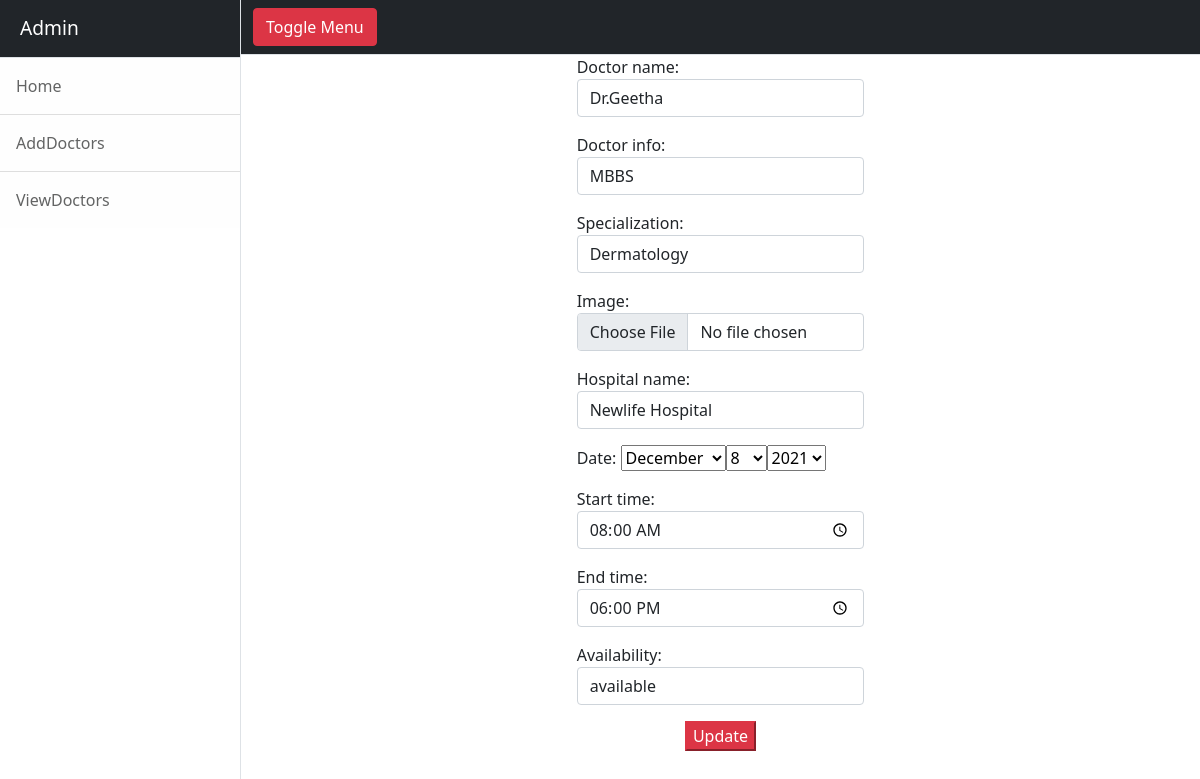
/doctor/doctors/change/1, run on the app's committed database.
### doctor/models.py (models this page shows)
class Doctors(models.Model):
    doctor_name=models.CharField(max_length=120)
    doctor_info=models.CharField(max_length=50)
    specialization=models.CharField(max_length=100)
    image=models.ImageField(upload_to="images")
    hospital_name=models.CharField(max_length=100)
    date=models.DateField()
    start_time=models.TimeField()
    end_time=models.TimeField()
    availability=models.CharField(max_length=50)

### doctor/views.py (the view, shortened to what this page needs)
# urls.py: path('doctors/change/<int:id>',views.doctor_update,name="changedoctors"),
def doctor_update(request,id):
    doctor=Doctors.objects.get(id=id)
    form=DoctorCreationForm(instance=doctor)
    context={}
    context["form"]=form
    return render(request,"doctor_edit.html",context)

### doctor/forms.py
class DoctorCreationForm(ModelForm):
    class Meta:
        model=Doctors
        fields="__all__"
        widgets={
            "doctor_name":forms.TextInput(attrs={"class":"form-control"}),
            "doctor_info": forms.TextInput(attrs={"class": "form-control"}),
            "specialization": forms.TextInput(attrs={"class": "form-control"}),
            "image": forms.FileInput(attrs={"class": "form-control"}),
            "hospital_name": forms.TextInput(attrs={"class": "form-control"}),
            "date": forms.SelectDateWidget(),
            "start_time": forms.TextInput(attrs={"class": "form-control","type":"time"}),
            "end_time": forms.TextInput(attrs={"class": "form-control", "type": "time"}),
            "availability": forms.TextInput(attrs={"class": "form-control"}),
        }

### doctor/templates/doctor_edit.html (shortened to what this page needs)
<!DOCTYPE html>
{%extends 'base.html'%}
{%block body_block%}
<div class="container">
    <div class="row">
        <div class="col-4"></div>
        <div class="col-4">
            <form action="" method="post" enctype="multipart/form-data">
                {{form.as_p}}
                <div class="text-center">
                    <button type="submit" class="btn-danger">Update</button>
                </div>
            </form>
        </div>
        <div class="col-4"></div>
    </div>
</div>
{%endblock%}

### data on the page
Doctors: doctor_name "Dr.Geetha", doctor_info "MBBS", specialization "Dermatology", hospital_name "Newlife Hospital", start_time "08:00:00", end_time "18:00:00", availability "available"
